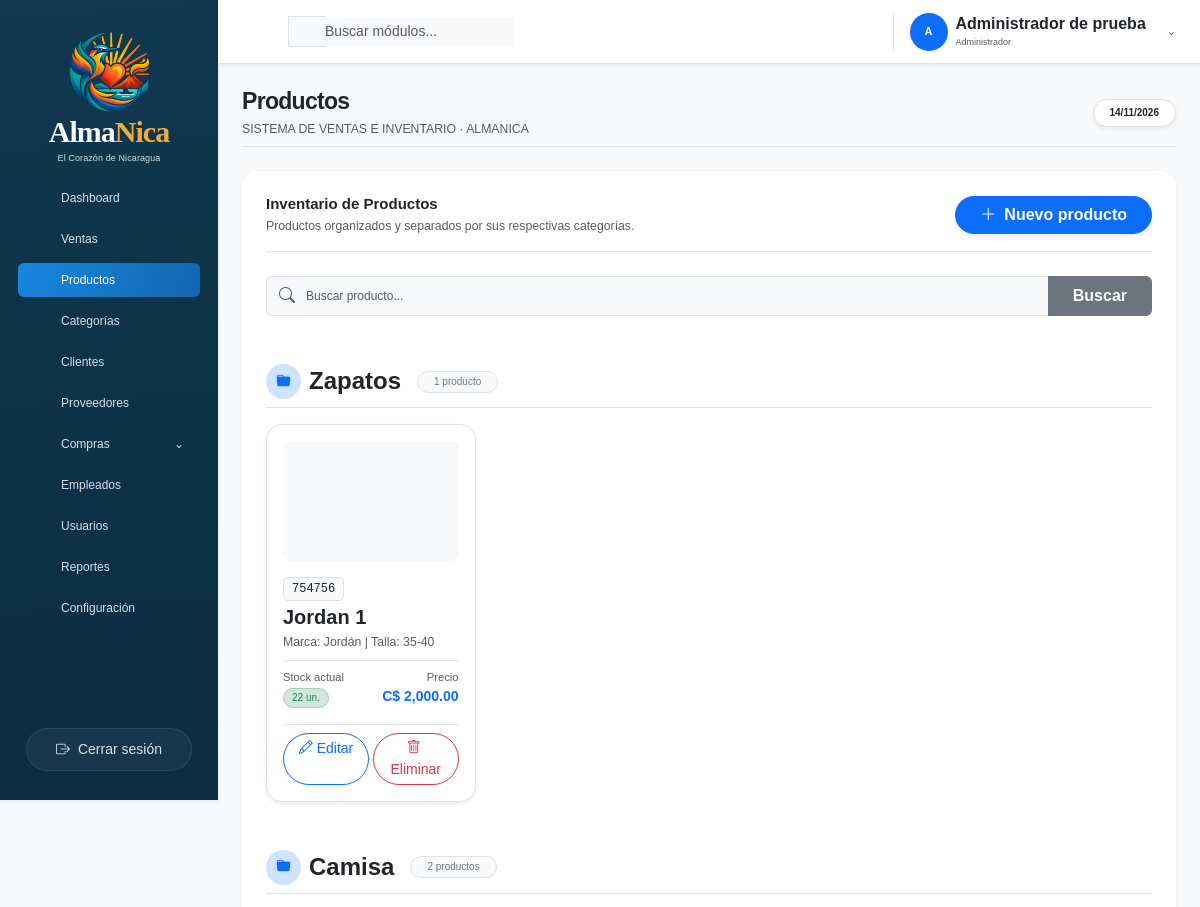
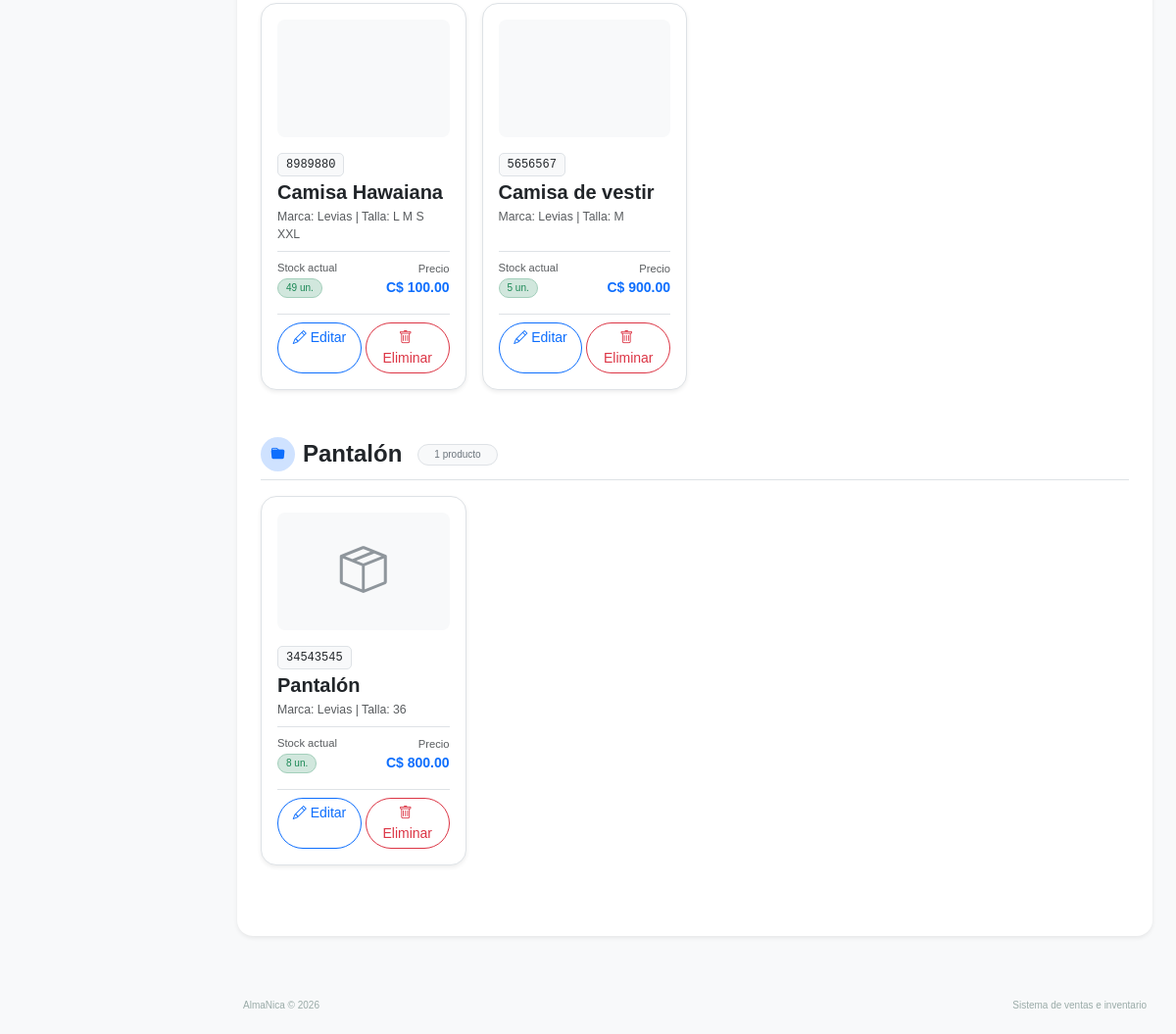
/panel.php?modulo=productos (signed in), run on the app's committed database (2 pictures, top to bottom).
### tables this page shows
CREATE TABLE `producto` (
  `Id_Producto` int(11) NOT NULL AUTO_INCREMENT,
  `Codigo` varchar(50) NOT NULL,
  `Nombre` varchar(100) NOT NULL,
  `Id_Categoria` int(11) DEFAULT NULL,
  `Id_Proveedor` int(11) DEFAULT NULL,
  `Marca` varchar(50) DEFAULT NULL,
  `Talla` varchar(10) DEFAULT NULL,
  `Stock_Actual` int(11) NOT NULL DEFAULT 0,
  `Stock_Minimo` int(11) DEFAULT 5,
  `Precio_Venta` decimal(10,2) NOT NULL,
  `Imagen` varchar(80) DEFAULT NULL,
  PRIMARY KEY (`Id_Producto`),
  UNIQUE KEY `Codigo` (`Codigo`),
  KEY `Id_Categoria` (`Id_Categoria`),
  KEY `Id_Proveedor` (`Id_Proveedor`),
  KEY `idx_producto_codigo` (`Codigo`),
  CONSTRAINT `producto_ibfk_1` FOREIGN KEY (`Id_Categoria`) REFERENCES `categoria` (`Id_Categoria`) ON DELETE SET NULL,
  CONSTRAINT `producto_ibfk_2` FOREIGN KEY (`Id_Proveedor`) REFERENCES `proveedor` (`Id_Proveedor`) ON DELETE SET NULL
);

### panel.php (called while the page is built, shortened)
<?php
require __DIR__ . '/app/controladores/sistema.php';

### app/soporte/sistema.php (called while the page is built, shortened)
<?php
function ruta(string $modulo, array $params = []): string { return 'panel.php?' . http_build_query(['modulo'=>$modulo] + $params); }
function dinero($valor): string { return 'C$ ' . importe($valor); }

### app/soporte/funciones.php (called while the page is built, shortened)
<?php
function escapar($valor): string
{
    return htmlspecialchars((string) $valor, ENT_QUOTES, 'UTF-8');
}
function numero($valor): string
{
    return number_format((float) $valor, 0, '.', ',');
}
function importe($valor): string
{
    return number_format((float) $valor, 2, '.', ',');
}

### app/modulos/inventario/campos.php (called while the page is built)
<?php
return ['titulo'=>'Productos', 'singular'=>'producto', 'tabla'=>'Producto', 'id'=>'Id_Producto', 'buscar'=>['Codigo','Nombre','Marca'], 'campos'=>[
            'Codigo'=>['Código','text',true,50], 'Nombre'=>['Nombre','text',true,100],
            'Id_Categoria'=>['Categoría','categoria',false], 'Id_Proveedor'=>['Proveedor','proveedor',false],
            'Marca'=>['Marca','text',false,50], 'Talla'=>['Talla','text',false,10],
            'Stock_Actual'=>['Stock inicial','integer',true], 'Stock_Minimo'=>['Stock mínimo','integer',true], 'Precio_Venta'=>['Precio de venta (C$)','money',true],
        ]];

### app/modulos/categorias/campos.php (called while the page is built)
<?php
return ['titulo'=>'Categorías', 'singular'=>'categoría', 'tabla'=>'Categoria', 'id'=>'Id_Categoria', 'buscar'=>['Nombre'], 'campos'=>[
            'Nombre'=>['Nombre','text',true,50], 'Descripcion'=>['Descripción','textarea',false,5000],
        ]];

### app/modulos/clientes/campos.php (called while the page is built)
<?php
return ['titulo'=>'Clientes', 'singular'=>'cliente', 'tabla'=>'Cliente', 'id'=>'Id_Cliente', 'buscar'=>['Nombre','Cedula','Telefono'], 'campos'=>[
            'Nombre'=>['Nombre','text',true,100], 'Cedula'=>['Cédula','text',false,20], 'Correo'=>['Correo','email',false,100], 'Telefono'=>['Teléfono','text',false,20],
        ]];

### app/modulos/proveedores/campos.php (called while the page is built)
<?php
return ['titulo'=>'Proveedores', 'singular'=>'proveedor', 'tabla'=>'Proveedor', 'id'=>'Id_Proveedor', 'buscar'=>['Nombre','Telefono','Correo'], 'campos'=>[
            'Nombre'=>['Nombre','text',true,100], 'Telefono'=>['Teléfono','text',false,20], 'Correo'=>['Correo','email',false,100], 'Direccion'=>['Dirección','textarea',false,5000],
        ]];

### app/modulos/empleados/campos.php (called while the page is built)
<?php
return ['titulo'=>'Empleados', 'singular'=>'empleado', 'tabla'=>'Empleado', 'id'=>'Id_Empleado', 'buscar'=>['Nombre'], 'campos'=>[
            'Nombre'=>['Nombre','text',true,100], 'Estado'=>['Estado','estado',true],
        ]];

### app/modulos/usuarios/campos.php (called while the page is built)
<?php
return ['titulo'=>'Usuarios', 'singular'=>'usuario', 'tabla'=>'Usuario', 'id'=>'Id_Usuario', 'buscar'=>['Usuario'], 'campos'=>[
            'Id_Empleado'=>['Empleado','empleado',true], 'Usuario'=>['Usuario','text',true,50], 'Contrasena'=>['Contraseña','password',true,255], 'Rol'=>['Rol','rol',true], 'Estado'=>['Estado','estado',true],
        ]];

### config/catalogos.php (called while the page is built)
<?php
function catalogos(): array
{
    return [
        'productos' => require __DIR__ . '/../app/modulos/inventario/campos.php',
        'categorias' => require __DIR__ . '/../app/modulos/categorias/campos.php',
        'clientes' => require __DIR__ . '/../app/modulos/clientes/campos.php',
        'proveedores' => require __DIR__ . '/../app/modulos/proveedores/campos.php',
        'empleados' => require __DIR__ . '/../app/modulos/empleados/campos.php',
        'usuarios' => require __DIR__ . '/../app/modulos/usuarios/campos.php',
    ];
}

### app/compartido/catalogo_acciones.php (called while the page is built, shortened)
<?php
$def = $catalogos[$modulo]; $opciones = opciones($conexion); $registro = [];
$listado = listarCatalogo($conexion,$def,trim((string) ($_GET['q'] ?? '')),max(1,(int) ($_GET['pagina'] ?? 1)),$_GET);

### app/compartido/catalogo_modelo.php (called while the page is built, shortened)
<?php
require_once __DIR__ . '/../../config/catalogos.php';
function listarCatalogo(PDO $db, array $def, string $busqueda, int $pagina, array $filtros): array
{
    $where = []; $params = [];
    $sql = $where ? ' WHERE ' . implode(' AND ', $where) : '';
    $q = $db->prepare("SELECT COUNT(*) FROM `{$def['tabla']}`" . $sql); $q->execute($params); $total = (int) $q->fetchColumn();
    $paginas = max(1, (int) ceil($total / 10)); $pagina = min($paginas, max(1, $pagina)); $offset = ($pagina - 1) * 10;
    $campos = array_unique(array_merge([$def['id']], array_keys($def['campos'])));
    if ($def['tabla'] === 'Producto') { $campos[] = 'Imagen'; }
    $campos = array_filter($campos, fn($c) => $c !== 'Contrasena');
    $seleccion = implode(', ', array_map(fn($c) => "`$c`", $campos));
    $q = $db->prepare("SELECT $seleccion FROM `{$def['tabla']}` $sql ORDER BY `{$def['id']}` DESC LIMIT 10 OFFSET $offset"); $q->execute($params);
    return ['filas'=>$q->fetchAll(),'total'=>$total,'pagina'=>$pagina,'paginas'=>$paginas];
}

### app/modulos/inventario/listado.php (the view, shortened to what this page needs)
<?php
$filasProductos = $listado['filas'] ?? [];
$mapaCategorias = $opciones['categoria'] ?? [];
$productosPorCategoria = [];
foreach ($filasProductos as $p) {
    $idCat = $p['Id_Categoria'] ?? 0;
    $nombreCat = $mapaCategorias[$idCat] ?? 'Sin Categoría';
    $productosPorCategoria[$nombreCat][] = $p;
}
?>
<div class="card border-0 shadow-sm rounded-4 p-4 mb-4">
    <div class="d-flex flex-column flex-md-row justify-content-between align-items-md-center mb-4 pb-3 border-bottom gap-3">
        <div>
            <h3 class="fw-bold mb-1">Inventario de Productos</h3>
            <p class="text-muted small mb-0">Productos organizados y separados por sus respectivas categorías.</p>
        </div>
        <a href="<?= escapar(ruta($modulo, ['accion' => 'nuevo'])) ?>" class="btn btn-primary fw-semibold rounded-pill px-4 shadow-sm">
            <i class="bi bi-plus-lg me-2"></i>Nuevo producto
        </a>
    </div>
    <form method="get" class="mb-5">
        <div class="input-group">
            <span class="input-group-text bg-light border-end-0 text-muted"><i class="bi bi-search"></i></span>
            <input type="search" name="q" class="form-control bg-light border-start-0 ps-0" placeholder="Buscar producto..." value="<?= escapar($_GET['q'] ?? '') ?>">
            <button type="submit" class="btn btn-secondary px-4 fw-semibold">Buscar</button>
        </div>
    </form>
    <?php if (!empty($productosPorCategoria)): ?>
        <?php foreach ($productosPorCategoria as $categoriaNombre => $items): ?>
            <div class="mb-5">
                <div class="d-flex align-items-center mb-3 pb-2 border-bottom">
                    <div class="bg-primary-subtle text-primary rounded-circle p-2 me-2 d-flex align-items-center justify-content-center" style="width: 35px; height: 35px;">
                        <i class="bi bi-folder-fill"></i>
                    </div>
                    <h4 class="fw-bold text-dark mb-0"><?= escapar($categoriaNombre) ?></h4>
                    <span class="badge bg-light text-secondary border ms-3 rounded-pill px-3">
                        <?= count($items) ?> <?= count($items) === 1 ? 'producto' : 'productos' ?>
                    </span>
                </div>
                <div class="row g-3">
                    <?php foreach ($items as $p): ?>
                    <div class="col-12 col-sm-6 col-md-4 col-xl-3">
                        <div class="card border rounded-4 p-3 h-100 shadow-sm bg-white position-relative product-box transition-hover">
                            <div class="bg-light rounded-3 mb-3 text-center d-flex align-items-center justify-content-center overflow-hidden border-0 position-relative" style="height: 120px;">
                                <?php if (!empty($p['Imagen'])): ?>
                                    <img src="imagen.php?archivo=<?= escapar($p['Imagen']) ?>" alt="<?= escapar($p['Nombre']) ?>" class="w-100 h-100 object-fit-cover" onerror="this.style.display='none'; this.nextElementSibling.style.display='flex';">
                                    <div class="position-absolute w-100 h-100 d-none align-items-center justify-content-center bg-light">
                                        <i class="bi bi-box-seam display-5 text-secondary opacity-75"></i>
                                    </div>
                                <?php else: ?>
                                    <i class="bi bi-box-seam display-5 text-secondary opacity-75"></i>
                                <?php endif; ?>
                            </div>
                            <span class="badge bg-light text-dark border font-monospace align-self-start mb-1" style="font-size: 0.75rem;"><?= escapar($p['Codigo']) ?></span>
                            <h5 class="fw-bold text-dark mb-1 text-truncate" title="<?= escapar($p['Nombre']) ?>"><?= escapar($p['Nombre']) ?></h5>
                            <p class="text-muted small mb-2">Marca: <?= escapar($p['Marca']) ?> | Talla: <?= escapar($p['Talla']) ?></p>
                            <div class="d-flex justify-content-between align-items-center mt-auto pt-2 border-top">
                                <div>
                                    <span class="d-block text-muted" style="font-size: 0.7rem;">Stock actual</span>
                                    <span class="badge bg-success-subtle text-success border border-success-subtle px-2 py-1 rounded-pill">
                                        <?= numero($p['Stock_Actual']) ?> un.
                                    </span>
                                </div>
                                <div class="text-end">
                                    <span class="d-block text-muted" style="font-size: 0.7rem;">Precio</span>
                                    <span class="fw-bold text-primary"><?= dinero($p['Precio_Venta']) ?></span>
                                </div>
                            </div>
                            <div class="d-flex gap-1 mt-3 pt-2 border-top">
                                <a href="<?= escapar(ruta($modulo, ['accion' => 'editar', 'id' => $p['Id_Producto']])) ?>" class="btn btn-sm btn-outline-primary w-50 rounded-pill">
                                    <i class="bi bi-pencil me-1"></i>Editar
                                </a>
                                <form method="post" action="<?= escapar(ruta($modulo, ['accion' => 'eliminar', 'id' => $p['Id_Producto']])) ?>" class="w-50 m-0" onsubmit="return confirm('¿Seguro que deseas eliminar este producto?');">
                                    <button type="submit" class="btn btn-sm btn-outline-danger w-100 rounded-pill">
                                        <i class="bi bi-trash me-1"></i>Eliminar
                                    </button>
                                </form>
                            </div>
                        </div>
                    </div>
                    <?php endforeach; ?>
                </div>
            </div>
        <?php endforeach; ?>
    <?php endif; ?>
</div>

### assets/css/estilos.css (style rules this page uses)
:root { color-scheme: light; --azul: #12536a; --verde: #167f80; --dorado: #b9812e; --tinta: #213b45; --suave: #6e7f85; --borde: #e1e8e7; }
* { box-sizing: border-box; }
body { margin: 0; font-family: Arial, Helvetica, sans-serif; color: var(--tinta); background: #f3f6f5; }
button, input { font: inherit; }
button, a { -webkit-tap-highlight-color: transparent; }
.transition-hover { transition: transform 0.2s ease, box-shadow 0.2s ease; }

### assets/css/sistema.css (style rules this page uses)
:root { --nav:#103e4b; --teal:#167f80; --gold:#c19346; --ink:#243e47; --muted:#7b8c91; --line:#e6ece9; --paper:#f5f6f2 }
body.sistema { display:flex; min-height:100vh; background:var(--paper); font-size:14px; color:var(--ink) }
a { text-decoration:none }
button,input,select,textarea { font:inherit }
button { cursor:pointer }
h3 { font-size:15px; font-weight:600 }
input:not([type=checkbox]),select,textarea { width:100%; padding:10px 12px; border:1px solid #dfe6e3; border-radius:6px; background:#fff; color:var(--ink); font-size:12px; min-width:0 }
.badge { display:inline-block; padding:5px 8px; border-radius:5px; font-size:10px; font-weight:500 }

### assets/css/comercial.css (style rules this page uses)
:root { --nav:#10354c; --teal:#1379d0; --gold:#d7a940; --paper:#f2f5f9; }

### app/modulos/inventario/listado.php (style rules this page uses)
.transition-hover { transition: transform 0.2s ease, box-shadow 0.2s ease; }

### data on the page
producto: Codigo "754756", Nombre "Jordan 1", Marca "Jordán", Talla "35-40", Stock_Actual "22", Precio_Venta "C$ 2,000.00"
producto: Codigo "8989880", Nombre "Camisa Hawaiana", Marca "Levias", Talla "L M S XXL", Stock_Actual "49", Precio_Venta "C$ 100.00"
producto: Codigo "5656567", Nombre "Camisa de vestir", Marca "Levias", Talla "M", Stock_Actual "5", Precio_Venta "C$ 900.00"
producto: Codigo "34543545", Nombre "Pantalón", Marca "Levias", Talla "36", Stock_Actual "8", Precio_Venta "C$ 800.00"

### other printed values
$label "Dashboard"
$label "Ventas"
$label "Productos"
$label "Categorías"
$label "Clientes"
$label "Proveedores"
$label "Empleados"
$label "Usuarios"
$label "Reportes"
$label "Configuración"
escapar(mb_substr($_SESSION['empleado']['nombre'],0,1)) "A"
escapar($_SESSION['empleado']['nombre']) "Administrador de prueba"
escapar($_SESSION['empleado']['rol']) "Administrador"
escapar($titulo) "Productos"
escapar($categoriaNombre) "Zapatos"
